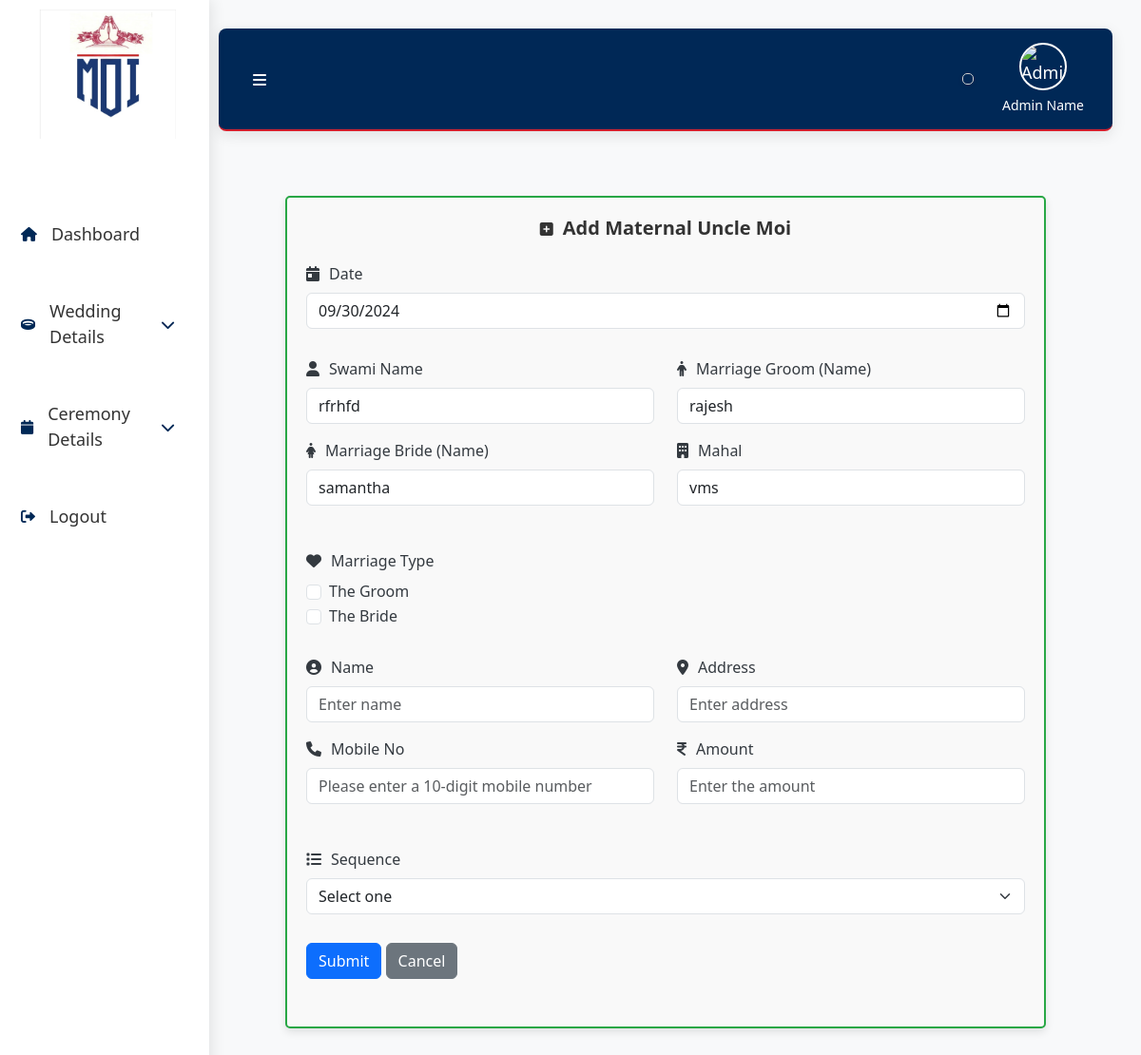
The page /maternaluncle.php (signed in) on the database its author committed.
### tables this page shows
CREATE TABLE `wedding` (
  `id` int(11) NOT NULL,
  `swaminame` varchar(225) NOT NULL,
  `date` date NOT NULL DEFAULT current_timestamp(),
  `the_groom` varchar(225) NOT NULL,
  `the_bride` varchar(225) NOT NULL,
  `mahal` varchar(225) NOT NULL,
  `place` varchar(225) NOT NULL,
  `timing` time NOT NULL
);

### maternaluncle.php (the view, shortened to what this page needs)
<?php
include('db.php');
$sql = "SELECT * FROM wedding ORDER BY id DESC LIMIT 1";
$result = $con->query($sql);
?>
<!DOCTYPE html>
<html lang="en">
<head>
    <link rel="stylesheet" href="https://cdnjs.cloudflare.com/ajax/libs/font-awesome/6.0.0-beta3/css/all.min.css">
    <link rel="stylesheet" href="https://cdnjs.cloudflare.com/ajax/libs/bootstrap/5.3.0/css/bootstrap.min.css">
</head>
<body>
<div class="sidebar">
        <div class="logo">
            <img src="asset/image/img/e11b7541-268d-43bd-8658-22c2cb761d9d.jfif" alt="Logo">
        </div>
        <ul>
        <li><a href="dashboard.php" class="active"><i class="fa fa-home" aria-hidden="true"></i> <span class="trans" data-en="Dashboard">Dashboard</span></a></li>
            <li class="dropdown">
                <a href="#" id="weddingDetailsToggle"><i class="fa fa-ring"></i><span class="trans" data-en="Wedding Details">Wedding Details</span><i class="fa fa-chevron-down"></i></a>
            </li>
            <li class="dropdown">
                <a href="#" id="ceremonyDetailsToggle"><i class="fa fa-calendar"></i><span class="trans" data-en="Ceremony Details">Ceremony Details</span><i class="fa fa-chevron-down"></i></a>
            </li>
            <li><a href="logout.php"><i class="fas fa-sign-out-alt"></i> Logout</a></li>
        </ul>
    </div>
    <div class="main-content">
        <div class="header">
            <div class="header-left">
                <button class="toggle-btn" id="toggleBtn"><i class="fas fa-bars"></i></button>
             </div>
            <div class="header-right">
            <div id="google_translate_element"></div>
                <div class="admin-info">
                    <img src="https://cdn.vectorstock.com/i/500p/30/97/flat-business-man-user-profile-avatar-icon-vector-4333097.avif" alt="Admin Image" class="admin-image">
                    <div class="admin-name">Admin Name</div>
                </div>
            </div>
        </div>
<br><br>
<div class="container form-container">
<form action="maternaluncle_submit.php" method="post">
            <div class="form-section">
                <div class="mb-3">
                <h2 class="mb-4"><i class="fa fa-plus-square" aria-hidden="true"></i>Add Maternal Uncle Moi</h2>
                    <label for="date" class="form-label"><i class="fas fa-calendar-day form-icon"></i>Date</label>
                    <input type="date" id="date" name="date" class="form-control" required>
                </div>
            </div>
            <?php if ($result->num_rows > 0): ?>
                <?php $row = $result->fetch_assoc(); ?>
                <div class="form-section">
                    <div class="row">
                        <div class="col-md-6">
                            <div class="mb-3">
                                <label for="swaminame" class="form-label"><i class="fas fa-user form-icon"></i>Swami Name</label>
                                <input type="text" id="swaminame" name="swaminame" class="form-control" value="<?php echo htmlspecialchars($row['swaminame']); ?>" required>
                            </div>
                        </div>
                        <div class="col-md-6">
                            <div class="mb-3">
                                <label for="the_groom" class="form-label"><i class="fas fa-male form-icon"></i>Marriage Groom (Name)</label>
                                <input type="text" id="the_groom" name="the_groom" class="form-control" value="<?php echo htmlspecialchars($row['the_groom']); ?>" required>
                            </div>
                        </div>
                        <div class="col-md-6">
                            <div class="mb-3">
                                <label for="the_bride" class="form-label"><i class="fas fa-female form-icon"></i>Marriage Bride (Name)</label>
                                <input type="text" id="the_bride" name="the_bride" class="form-control" value="<?php echo htmlspecialchars($row['the_bride']); ?>" required>
                            </div>
                        </div>
                        <div class="col-md-6">
                            <div class="mb-3">
                                <label for="mahal" class="form-label"><i class="fas fa-building form-icon"></i>Mahal</label>
                                <input type="text" id="mahal" name="mahal" class="form-control" value="<?php echo htmlspecialchars($row['mahal']); ?>" required>
                            </div>
                        </div>
                    </div>
                </div>
            <?php else: ?>
                <div class="alert alert-warning">No records found</div>
            <?php endif; ?>
            <div class="form-section">
                <div class="mb-3">
                    <label class="form-label"><i class="fas fa-heart form-icon"></i>Marriage Type</label>
                    <div class="form-check">
                        <input type="checkbox" id="marriage-boy" name="marriage_type" value="boy" class="form-check-input">
                        <label for="marriage-boy" class="form-check-label">The Groom</label>
                    </div>
                    <div class="form-check">
                        <input type="checkbox" id="marriage-girl" name="marriage_type" value="girl" class="form-check-input">
                        <label for="marriage-girl" class="form-check-label">The Bride</label>
                    </div>
                </div>
            </div>
            <div class="form-section">
                <div class="row">
                    <div class="col-md-6">
                        <div class="mb-3">
                            <label for="name" class="form-label"><i class="fas fa-user-circle form-icon"></i>Name</label>
                            <input type="text" id="name" name="name" class="form-control" placeholder="Enter name" required>
                        </div>
                    </div>
                    <div class="col-md-6">
                        <div class="mb-3">
                            <label for="address" class="form-label"><i class="fas fa-map-marker-alt form-icon"></i>Address</label>
                            <input type="text" id="address" name="address" class="form-control" placeholder="Enter address" required>
                        </div>
                    </div>
                    <div class="col-md-6">
                        <div class="mb-3">
                            <label for="mobile" class="form-label"><i class="fas fa-phone form-icon"></i>Mobile No</label>
                            <input type="tel" id="mobile" name="mobile" class="form-control" placeholder="Please enter a 10-digit mobile number" pattern="\d{10}" maxlength="10" required>
                        </div>
                    </div>
                    <div class="col-md-6">
                        <div class="mb-3">
                            <label for="amount" class="form-label"><i class="fa fa-inr" aria-hidden="true"></i>Amount</label>
                            <input type="number" id="amount" name="amount" class="form-control" placeholder="Enter the amount" required>
                        </div>
                    </div>
                </div>
            </div>
            <div class="form-section">
                <div class="mb-3">
                    <label for="sequence" class="form-label"><i class="fas fa-list form-icon"></i>Sequence</label>
                    <select id="sequence" name="sequence" class="form-select" required>
                        <option value="" disabled selected>Select one</option>
                    </select>
                </div>
            </div>
            <div class="form-section">
                <button type="submit" class="btn btn-primary"> Submit</button>
                <a href="dashboard.php" class="btn btn-secondary"> Cancel</a>
            </div>
        </form>
    </div>
</body>
</html>

### maternaluncle.php (style rules this page uses)
body { margin: 0; padding: 0; font-family: 'Segoe UI', Tahoma, Geneva, Verdana, sans-serif; background: #f8f9fa; color: #343a40; display: flex; height: 100vh; overflow: hidden; animation: fadeIn 1s ease-in-out; }
.sidebar { width: 220px; background-color: #ffffff; padding: 10px; display: flex; flex-direction: column; justify-content: space-between; position: fixed; height: 100vh; box-shadow: 2px 0 15px rgba(0, 0, 0, 0.1); transition: transform 0.3s ease-in-out; z-index: 1000; overflow-y: auto; }
.main-content { flex: 1; margin-left: 200px; padding: 30px; display: flex; flex-direction: column; overflow-y: auto; transition: margin-left 0.3s ease-in-out; animation: fadeInUp 0.7s ease-in-out; }
.sidebar i { color: #002856; }
.sidebar ul { list-style: none; padding: 0; margin: 0; flex: 1; display: flex; flex-direction: column; margin-top: 30px; }
.sidebar ul li { margin: 15px 0; position: relative; }
.sidebar ul li a { color: #333; text-decoration: none; display: flex; align-items: center; font-size: 18px; padding: 12px; border-radius: 8px; transition: background-color 0.3s ease, color 0.3s ease; }
.sidebar ul li i { margin-right: 15px; font-size: 15px; }
.header { background: linear-gradient(90deg, #002856, #002856); padding: 15px 30px; color: #FFFFFF; font-size: 18px; border-bottom: 2px solid #D21F2D; display: flex; align-items: center; justify-content: space-between; border-radius: 8px; box-shadow: 0 4px 15px rgba(0, 0, 0, 0.1); position: relative; }
.header .header-left { display: flex; align-items: center; flex: 1; }
.header .header-left .toggle-btn { background: none; border: none; color: #FFFFFF; font-size: 20px; cursor: pointer; margin-right: 20px; }
.header .header-right { display: flex; align-items: center; }
.admin-info { display: flex; flex-direction: column; align-items: center; color: #FFFFFF; margin-left: 20px; }
.admin-image { width: 50px; height: 50px; border-radius: 50%; object-fit: cover; border: 2px solid #FFFFFF; margin-bottom: 5px; }
.admin-name { font-size: 14px; color: #FFFFFF; }
.logo { display: flex; justify-content: center; margin-bottom: 30px; }
.logo img { width: 150px; height: auto; }
.form-section { margin-bottom: 30px; }
.form-container { margin: 20px auto; max-width: 800px; padding: 20px; border: 1px solid #ddd; border-radius: 5px; background-color: #f9f9f9; box-shadow: 0 4px 8px rgba(0, 0, 0, 0.1); }
.form-control, .form-select { max-width: 100%; }
.form-check-input { margin-top: 0.3rem; }
i { font-size: 16px; margin-right: 10px; }
.form-container h2 { text-align: center; margin-bottom: 20px; font-size: 20px; color: #333; font-weight: 700; }
.form-container { border: 1px solid #ddd; }
.form-border-success { border: 2px solid #28a745; }
#google_translate_element { margin: 10px; padding: 5px; border: 1px solid #ccc; border-radius: 5px; background: linear-gradient(90deg, #002856, #002856); box-shadow: 0 2px 5px rgba(0, 0, 0, 0.1); font-family: Arial, sans-serif; text-align: center; }

### rows shown on the page
wedding: swaminame "rfrhfd", the_groom "rajesh", the_bride "samantha", mahal "vms"
